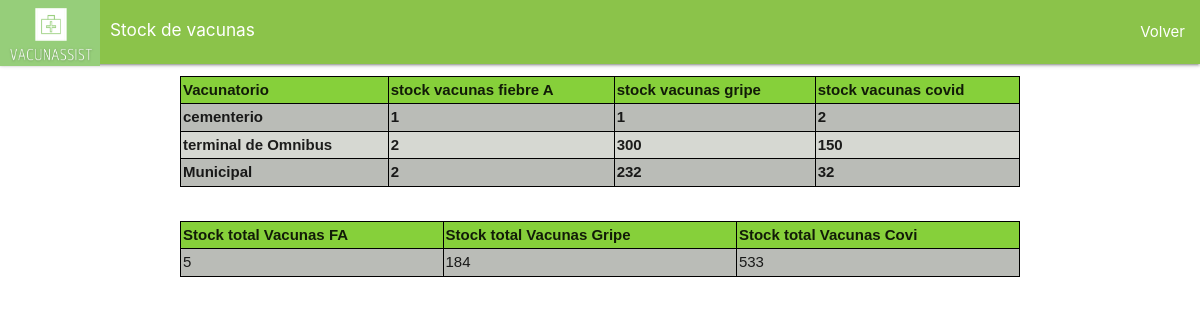
The app's page /sumarTotales/ with its own data.
### main/models.py (models this page shows, shortened)
class Vacunatorio(models.Model):
    administrador_nombre= models.CharField(max_length=100)
    vacunatorio_zona= models.CharField(max_length=100)
    stock_vac_fa=models.IntegerField()
    stock_vac_covid=models.IntegerField()
    stock_vac_gripe=models.IntegerField()

### main/views.py (the view)
# urls.py: path('sumarTotales/' , views.sumarTotales, name= "sumarTotales"),
def sumarTotales(request):
    VacunatorioList= Vacunatorio.objects.all()
    totalVFA = 0
    totalVG= 0
    totalVC= 0
    for v in VacunatorioList:
        totalVFA = totalVFA + v.stock_vac_fa
    for v in VacunatorioList:
        totalVG = totalVG + v.stock_vac_gripe
    for v in VacunatorioList:
        totalVC = totalVC + v.stock_vac_covid
    return render(request,"main/pruebas.html",{"vacunasFA":totalVFA,"vacunasG":totalVG,"vacunasC":totalVC,"Vacunatorios":VacunatorioList})

### main/templates/main/pruebas.html (shortened to what this page needs)
<!DOCTYPE html>
{% load static %}
<html lang="en" dir="ltr">
  <head>
        <link rel="stylesheet" href="https://cdnjs.cloudflare.com/ajax/libs/materialize/1.0.0/css/materialize.min.css">
        <link type='text/css' href="{% static 'css/estilo.css' %}" rel="stylesheet" />
    <nav>
        <div class="nav-wrapper  light-green">
          <a href="/" class="brand-logo">
            <img src="{% static 'imagenes/Logo_VacunAssist_recortado.png' %}" class="img-fluid" width="100" height="66">
          <div class="right"  style="margin: 9px 0px 0px 10px">
            <h6>Stock de vacunas</h6>
            </div>
          </a>
          <ul id="nav-mobile" class="right hide-on-med"></a>
            <li><a href="/login/">Volver</a></li>
          </ul>
        </div>
      </nav>
  </head>
  <body bgcolor="FFFFFF">
        <table id:"tableUsers" style="background-color:#D6D8D2; margin: 0 auto;">
          <caption >
          </caption>
          <tr style="background-color:#86D03A">
              <th>Vacunatorio </th>
              <th>stock vacunas fiebre A</th>
              <th>stock vacunas gripe</th>
              <th>stock vacunas covid</th>
          </tr>
        <div class="vacunadores">
          {% for v in Vacunatorios %}
              <div class="Vacunador">
                <tr style="background-color:#CBCBCB, #B0B0B0">
                  <th>{{v.vacunatorio_zona}} </th>
                  <th>{{v.stock_vac_fa}}</th>
                  <th>{{v.stock_vac_covid}}</th>
                  <th>{{v.stock_vac_gripe}}</th>
                </tr>
              </div>
          {% endfor %}
        </div>
      </table>
      <br>
        <table id:"tableUsers" style="background-color:#D6D8D2; margin: 0 auto;">
          <caption >
          </caption>
          <tr style="background-color:#86D03A">
              <th> Stock total Vacunas FA </th>
              <th>Stock total Vacunas Gripe</th>
              <th>Stock total Vacunas Covi</th>
          </tr>
          <div class="administradores">
            <div class="Administrador">
              <tr style="background-color:#CBCBCB, #B0B0B0">
                <td>{{vacunasFA}} </td>
                <td> {{vacunasG}}</td>
                <td>{{vacunasC}}</td>
             </tr>
            </div>
          </div>
        </table>
  </body>
</html>

### main/templates/main/pruebas.html (style rules this page uses)
table { font-family: arial, sans-serif; border-collapse: collapse; width: 70%; }
td, th { border: 1px solid #000000; text-align: left; padding: 2px; }
tr:nth-child(even) { background-color: #BABCB7; }

### records on screen
Vacunatorio: vacunatorio_zona "cementerio", stock_vac_fa "1", stock_vac_covid "1", stock_vac_gripe "2"
Vacunatorio: vacunatorio_zona "terminal de Omnibus", stock_vac_fa "2", stock_vac_covid "300", stock_vac_gripe "150"
Vacunatorio: vacunatorio_zona "Municipal", stock_vac_fa "2", stock_vac_covid "232", stock_vac_gripe "32"

### other values on screen
{{ vacunasFA }} "5"
{{ vacunasG }} "184"
{{ vacunasC }} "533"
